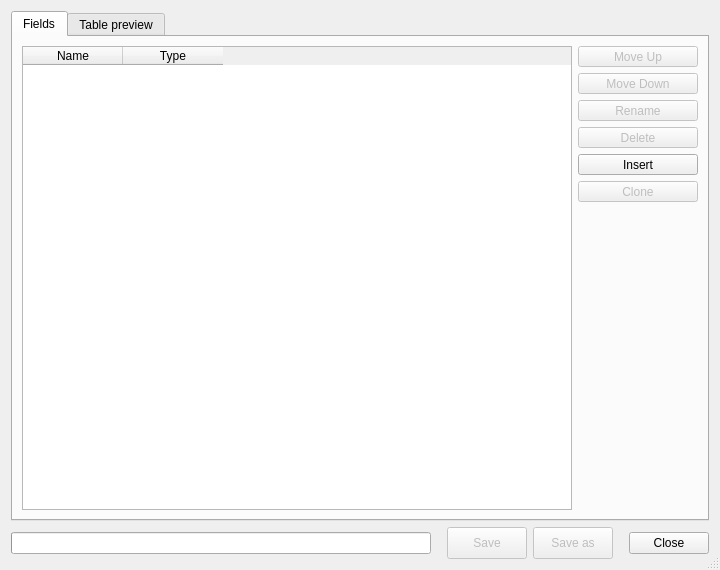
<?xml version="1.0" encoding="UTF-8"?>
<ui version="4.0">
 <author>Borys Jurgiel</author>
 <class>Dialog</class>
 <widget class="QDialog" name="Dialog">
  <property name="enabled">
   <bool>true</bool>
  </property>
  <property name="geometry">
   <rect>
    <x>0</x>
    <y>0</y>
    <width>720</width>
    <height>570</height>
   </rect>
  </property>
  <property name="focusPolicy">
   <enum>Qt::NoFocus</enum>
  </property>
  <property name="contextMenuPolicy">
   <enum>Qt::NoContextMenu</enum>
  </property>
  <property name="windowTitle">
   <string>Reconcile</string>
  </property>
  <property name="sizeGripEnabled">
   <bool>true</bool>
  </property>
  <layout class="QGridLayout">
   <item row="0" column="0">
    <widget class="QTabWidget" name="tabWidget">
     <property name="minimumSize">
      <size>
       <width>0</width>
       <height>0</height>
      </size>
     </property>
     <property name="autoFillBackground">
      <bool>true</bool>
     </property>
     <property name="tabShape">
      <enum>QTabWidget::Rounded</enum>
     </property>
     <property name="currentIndex">
      <number>0</number>
     </property>
     <property name="elideMode">
      <enum>Qt::ElideNone</enum>
     </property>
     <property name="usesScrollButtons">
      <bool>false</bool>
     </property>
     <widget class="QWidget" name="tab_2">
      <attribute name="title">
       <string>Fields</string>
      </attribute>
      <layout class="QGridLayout">
       <item row="0" column="0">
        <widget class="QTableWidget" name="fieldsTable">
         <property name="enabled">
          <bool>true</bool>
         </property>
         <property name="sizePolicy">
          <sizepolicy hsizetype="Expanding" vsizetype="MinimumExpanding">
           <horstretch>0</horstretch>
           <verstretch>0</verstretch>
          </sizepolicy>
         </property>
         <property name="minimumSize">
          <size>
           <width>0</width>
           <height>280</height>
          </size>
         </property>
         <property name="focusPolicy">
          <enum>Qt::WheelFocus</enum>
         </property>
         <property name="editTriggers">
          <set>QAbstractItemView::AnyKeyPressed|QAbstractItemView::DoubleClicked|QAbstractItemView::EditKeyPressed</set>
         </property>
         <property name="dragDropMode">
          <enum>QAbstractItemView::NoDragDrop</enum>
         </property>
         <property name="selectionMode">
          <enum>QAbstractItemView::ExtendedSelection</enum>
         </property>
         <property name="selectionBehavior">
          <enum>QAbstractItemView::SelectRows</enum>
         </property>
         <property name="gridStyle">
          <enum>Qt::DotLine</enum>
         </property>
         <property name="wordWrap">
          <bool>false</bool>
         </property>
         <property name="cornerButtonEnabled">
          <bool>false</bool>
         </property>
         <property name="rowCount">
          <number>0</number>
         </property>
         <property name="columnCount">
          <number>2</number>
         </property>
         <column>
          <property name="text">
           <string>Name</string>
          </property>
         </column>
         <column>
          <property name="text">
           <string>Type</string>
          </property>
         </column>
        </widget>
       </item>
       <item row="0" column="1">
        <layout class="QVBoxLayout">
         <item>
          <widget class="QToolButton" name="butUp">
           <property name="enabled">
            <bool>false</bool>
           </property>
           <property name="sizePolicy">
            <sizepolicy hsizetype="Preferred" vsizetype="Fixed">
             <horstretch>0</horstretch>
             <verstretch>0</verstretch>
            </sizepolicy>
           </property>
           <property name="toolTip">
            <string>&lt;html&gt;&lt;head&gt;&lt;meta name=&quot;qrichtext&quot; content=&quot;1&quot; /&gt;&lt;style type=&quot;text/css&quot;&gt;
p, li { white-space: pre-wrap; }
&lt;/style&gt;&lt;/head&gt;&lt;body style=&quot; font-family:'Sans Serif'; font-size:9pt; font-weight:400; font-style:normal;&quot;&gt;
&lt;p style=&quot; margin-top:0px; margin-bottom:0px; margin-left:0px; margin-right:0px; -qt-block-indent:0; text-indent:0px;&quot;&gt;Move selected field up&lt;/p&gt;&lt;/body&gt;&lt;/html&gt;</string>
           </property>
           <property name="text">
            <string>Move Up</string>
           </property>
           <property name="icon">
            <iconset resource="resources.qrc">
             <normaloff>:/processing/tablemanager/dialog/icons/crystalsvg_1uparrow.png</normaloff>:/processing/tablemanager/dialog/icons/crystalsvg_1uparrow.png</iconset>
           </property>
           <property name="toolButtonStyle">
            <enum>Qt::ToolButtonTextBesideIcon</enum>
           </property>
          </widget>
         </item>
         <item>
          <widget class="QToolButton" name="butDown">
           <property name="enabled">
            <bool>false</bool>
           </property>
           <property name="sizePolicy">
            <sizepolicy hsizetype="Preferred" vsizetype="Fixed">
             <horstretch>0</horstretch>
             <verstretch>0</verstretch>
            </sizepolicy>
           </property>
           <property name="minimumSize">
            <size>
             <width>120</width>
             <height>0</height>
            </size>
           </property>
           <property name="toolTip">
            <string>&lt;html&gt;&lt;head&gt;&lt;meta name=&quot;qrichtext&quot; content=&quot;1&quot; /&gt;&lt;style type=&quot;text/css&quot;&gt;
p, li { white-space: pre-wrap; }
&lt;/style&gt;&lt;/head&gt;&lt;body style=&quot; font-family:'Sans Serif'; font-size:9pt; font-weight:400; font-style:normal;&quot;&gt;
&lt;p style=&quot; margin-top:0px; margin-bottom:0px; margin-left:0px; margin-right:0px; -qt-block-indent:0; text-indent:0px;&quot;&gt;Move selected field down&lt;/p&gt;&lt;/body&gt;&lt;/html&gt;</string>
           </property>
           <property name="text">
            <string>Move Down</string>
           </property>
           <property name="icon">
            <iconset resource="resources.qrc">
             <normaloff>:/processing/tablemanager/dialog/icons/crystalsvg_1downarrow.png</normaloff>:/processing/tablemanager/dialog/icons/crystalsvg_1downarrow.png</iconset>
           </property>
           <property name="toolButtonStyle">
            <enum>Qt::ToolButtonTextBesideIcon</enum>
           </property>
          </widget>
         </item>
         <item>
          <widget class="QToolButton" name="butRename">
           <property name="enabled">
            <bool>false</bool>
           </property>
           <property name="sizePolicy">
            <sizepolicy hsizetype="Preferred" vsizetype="Fixed">
             <horstretch>0</horstretch>
             <verstretch>0</verstretch>
            </sizepolicy>
           </property>
           <property name="toolTip">
            <string>&lt;html&gt;&lt;head&gt;&lt;meta name=&quot;qrichtext&quot; content=&quot;1&quot; /&gt;&lt;style type=&quot;text/css&quot;&gt;
p, li { white-space: pre-wrap; }
&lt;/style&gt;&lt;/head&gt;&lt;body style=&quot; font-family:'Sans Serif'; font-size:9pt; font-weight:400; font-style:normal;&quot;&gt;
&lt;p style=&quot; margin-top:0px; margin-bottom:0px; margin-left:0px; margin-right:0px; -qt-block-indent:0; text-indent:0px;&quot;&gt;Rename selected field&lt;/p&gt;&lt;/body&gt;&lt;/html&gt;</string>
           </property>
           <property name="text">
            <string>Rename</string>
           </property>
           <property name="icon">
            <iconset resource="resources.qrc">
             <normaloff>:/processing/tablemanager/dialog/icons/tableManagerIcon3.png</normaloff>:/processing/tablemanager/dialog/icons/tableManagerIcon3.png</iconset>
           </property>
           <property name="toolButtonStyle">
            <enum>Qt::ToolButtonTextBesideIcon</enum>
           </property>
          </widget>
         </item>
         <item>
          <widget class="QToolButton" name="butDel">
           <property name="enabled">
            <bool>false</bool>
           </property>
           <property name="sizePolicy">
            <sizepolicy hsizetype="Preferred" vsizetype="Fixed">
             <horstretch>0</horstretch>
             <verstretch>0</verstretch>
            </sizepolicy>
           </property>
           <property name="toolTip">
            <string>&lt;html&gt;&lt;head&gt;&lt;meta name=&quot;qrichtext&quot; content=&quot;1&quot; /&gt;&lt;style type=&quot;text/css&quot;&gt;
p, li { white-space: pre-wrap; }
&lt;/style&gt;&lt;/head&gt;&lt;body style=&quot; font-family:'Sans Serif'; font-size:9pt; font-weight:400; font-style:normal;&quot;&gt;
&lt;p style=&quot; margin-top:0px; margin-bottom:0px; margin-left:0px; margin-right:0px; -qt-block-indent:0; text-indent:0px;&quot;&gt;Remove selected field&lt;/p&gt;&lt;/body&gt;&lt;/html&gt;</string>
           </property>
           <property name="text">
            <string>Delete</string>
           </property>
           <property name="icon">
            <iconset resource="resources.qrc">
             <normaloff>:/processing/tablemanager/dialog/icons/mActionDeleteAttribute.png</normaloff>:/processing/tablemanager/dialog/icons/mActionDeleteAttribute.png</iconset>
           </property>
           <property name="toolButtonStyle">
            <enum>Qt::ToolButtonTextBesideIcon</enum>
           </property>
          </widget>
         </item>
         <item>
          <widget class="QToolButton" name="butIns">
           <property name="enabled">
            <bool>true</bool>
           </property>
           <property name="sizePolicy">
            <sizepolicy hsizetype="Preferred" vsizetype="Fixed">
             <horstretch>0</horstretch>
             <verstretch>0</verstretch>
            </sizepolicy>
           </property>
           <property name="toolTip">
            <string>&lt;html&gt;&lt;head&gt;&lt;meta name=&quot;qrichtext&quot; content=&quot;1&quot; /&gt;&lt;style type=&quot;text/css&quot;&gt;
p, li { white-space: pre-wrap; }
&lt;/style&gt;&lt;/head&gt;&lt;body style=&quot; font-family:'Sans Serif'; font-size:9pt; font-weight:400; font-style:normal;&quot;&gt;
&lt;p style=&quot; margin-top:0px; margin-bottom:0px; margin-left:0px; margin-right:0px; -qt-block-indent:0; text-indent:0px;&quot;&gt;Insert new field&lt;/p&gt;&lt;/body&gt;&lt;/html&gt;</string>
           </property>
           <property name="text">
            <string>Insert</string>
           </property>
           <property name="icon">
            <iconset resource="resources.qrc">
             <normaloff>:/processing/tablemanager/dialog/icons/mActionNewAttribute.png</normaloff>:/processing/tablemanager/dialog/icons/mActionNewAttribute.png</iconset>
           </property>
           <property name="toolButtonStyle">
            <enum>Qt::ToolButtonTextBesideIcon</enum>
           </property>
          </widget>
         </item>
         <item>
          <widget class="QToolButton" name="butClone">
           <property name="enabled">
            <bool>false</bool>
           </property>
           <property name="sizePolicy">
            <sizepolicy hsizetype="Preferred" vsizetype="Fixed">
             <horstretch>0</horstretch>
             <verstretch>0</verstretch>
            </sizepolicy>
           </property>
           <property name="toolTip">
            <string>&lt;html&gt;&lt;head&gt;&lt;meta name=&quot;qrichtext&quot; content=&quot;1&quot; /&gt;&lt;style type=&quot;text/css&quot;&gt;
p, li { white-space: pre-wrap; }
&lt;/style&gt;&lt;/head&gt;&lt;body style=&quot; font-family:'Sans Serif'; font-size:9pt; font-weight:400; font-style:normal;&quot;&gt;
&lt;p style=&quot; margin-top:0px; margin-bottom:0px; margin-left:0px; margin-right:0px; -qt-block-indent:0; text-indent:0px;&quot;&gt;Clone selected field&lt;/p&gt;&lt;/body&gt;&lt;/html&gt;</string>
           </property>
           <property name="text">
            <string>Clone</string>
           </property>
           <property name="icon">
            <iconset resource="resources.qrc">
             <normaloff>:/processing/tablemanager/dialog/icons/mActionCopySelected.png</normaloff>:/processing/tablemanager/dialog/icons/mActionCopySelected.png</iconset>
           </property>
           <property name="toolButtonStyle">
            <enum>Qt::ToolButtonTextBesideIcon</enum>
           </property>
          </widget>
         </item>
         <item>
          <spacer>
           <property name="orientation">
            <enum>Qt::Vertical</enum>
           </property>
           <property name="sizeHint" stdset="0">
            <size>
             <width>120</width>
             <height>40</height>
            </size>
           </property>
          </spacer>
         </item>
        </layout>
       </item>
      </layout>
     </widget>
     <widget class="QWidget" name="tab_4">
      <attribute name="title">
       <string>Table preview</string>
      </attribute>
      <layout class="QGridLayout">
       <item row="0" column="0">
        <widget class="QTableWidget" name="dataTable">
         <property name="enabled">
          <bool>true</bool>
         </property>
         <property name="selectionMode">
          <enum>QAbstractItemView::SingleSelection</enum>
         </property>
         <property name="selectionBehavior">
          <enum>QAbstractItemView::SelectColumns</enum>
         </property>
         <property name="gridStyle">
          <enum>Qt::DotLine</enum>
         </property>
         <property name="wordWrap">
          <bool>false</bool>
         </property>
         <property name="cornerButtonEnabled">
          <bool>false</bool>
         </property>
        </widget>
       </item>
      </layout>
     </widget>
    </widget>
   </item>
   <item row="1" column="0">
    <layout class="QHBoxLayout">
     <item>
      <widget class="QProgressBar" name="progressBar">
       <property name="enabled">
        <bool>true</bool>
       </property>
       <property name="alignment">
        <set>Qt::AlignHCenter</set>
       </property>
       <property name="textVisible">
        <bool>true</bool>
       </property>
       <property name="orientation">
        <enum>Qt::Horizontal</enum>
       </property>
       <property name="invertedAppearance">
        <bool>false</bool>
       </property>
       <property name="textDirection">
        <enum>QProgressBar::TopToBottom</enum>
       </property>
       <property name="format">
        <string/>
       </property>
      </widget>
     </item>
     <item>
      <spacer>
       <property name="orientation">
        <enum>Qt::Horizontal</enum>
       </property>
       <property name="sizeType">
        <enum>QSizePolicy::Fixed</enum>
       </property>
       <property name="sizeHint" stdset="0">
        <size>
         <width>10</width>
         <height>20</height>
        </size>
       </property>
      </spacer>
     </item>
     <item>
      <widget class="QPushButton" name="butSave">
       <property name="enabled">
        <bool>false</bool>
       </property>
       <property name="minimumSize">
        <size>
         <width>0</width>
         <height>32</height>
        </size>
       </property>
       <property name="palette">
        <palette>
         <active/>
         <inactive/>
         <disabled/>
        </palette>
       </property>
       <property name="toolTip">
        <string>Save changes (available only for Shapefiles) </string>
       </property>
       <property name="statusTip">
        <string/>
       </property>
       <property name="whatsThis">
        <string/>
       </property>
       <property name="accessibleDescription">
        <string/>
       </property>
       <property name="text">
        <string>Save</string>
       </property>
       <property name="icon">
        <iconset resource="resources.qrc">
         <normaloff>:/processing/tablemanager/dialog/icons/mActionFileSave.png</normaloff>:/processing/tablemanager/dialog/icons/mActionFileSave.png</iconset>
       </property>
      </widget>
     </item>
     <item>
      <widget class="QPushButton" name="butSaveAs">
       <property name="enabled">
        <bool>false</bool>
       </property>
       <property name="minimumSize">
        <size>
         <width>0</width>
         <height>32</height>
        </size>
       </property>
       <property name="toolTip">
        <string>Save changes to a new layer</string>
       </property>
       <property name="text">
        <string>Save as</string>
       </property>
       <property name="icon">
        <iconset resource="resources.qrc">
         <normaloff>:/processing/tablemanager/dialog/icons/mActionFileSaveAs.png</normaloff>:/processing/tablemanager/dialog/icons/mActionFileSaveAs.png</iconset>
       </property>
      </widget>
     </item>
     <item>
      <spacer>
       <property name="orientation">
        <enum>Qt::Horizontal</enum>
       </property>
       <property name="sizeType">
        <enum>QSizePolicy::Fixed</enum>
       </property>
       <property name="sizeHint" stdset="0">
        <size>
         <width>10</width>
         <height>20</height>
        </size>
       </property>
      </spacer>
     </item>
     <item>
      <widget class="QDialogButtonBox" name="buttonBox">
       <property name="enabled">
        <bool>true</bool>
       </property>
       <property name="sizePolicy">
        <sizepolicy hsizetype="Fixed" vsizetype="Fixed">
         <horstretch>0</horstretch>
         <verstretch>0</verstretch>
        </sizepolicy>
       </property>
       <property name="minimumSize">
        <size>
         <width>0</width>
         <height>32</height>
        </size>
       </property>
       <property name="layoutDirection">
        <enum>Qt::LeftToRight</enum>
       </property>
       <property name="autoFillBackground">
        <bool>false</bool>
       </property>
       <property name="orientation">
        <enum>Qt::Horizontal</enum>
       </property>
       <property name="standardButtons">
        <set>QDialogButtonBox::Close</set>
       </property>
       <property name="centerButtons">
        <bool>false</bool>
       </property>
      </widget>
     </item>
    </layout>
   </item>
  </layout>
 </widget>
 <tabstops>
  <tabstop>buttonBox</tabstop>
  <tabstop>tabWidget</tabstop>
  <tabstop>fieldsTable</tabstop>
  <tabstop>butUp</tabstop>
  <tabstop>butDown</tabstop>
  <tabstop>butRename</tabstop>
  <tabstop>butDel</tabstop>
  <tabstop>butIns</tabstop>
  <tabstop>butClone</tabstop>
  <tabstop>butSave</tabstop>
  <tabstop>butSaveAs</tabstop>
  <tabstop>dataTable</tabstop>
 </tabstops>
 <resources>
  <include location="resources.qrc"/>
 </resources>
 <connections/>
</ui>
